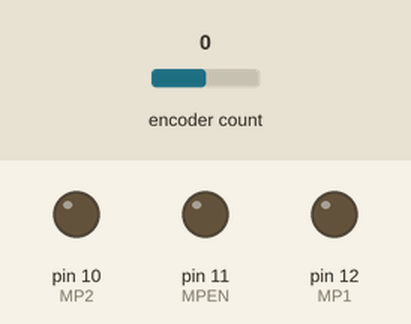
Recording of a sketch running on a simulated Arduino Uno, built with avr-gcc and run on an emulated ATmega328P. Shown: output pins drawn as LEDs (lit = HIGH). Inputs (shaded band) come from the test bench; at power-on: encoder count 0. What the sketch prints to the serial monitor is not drawn.

Above: at 0.1 s.
At 5.1 s:
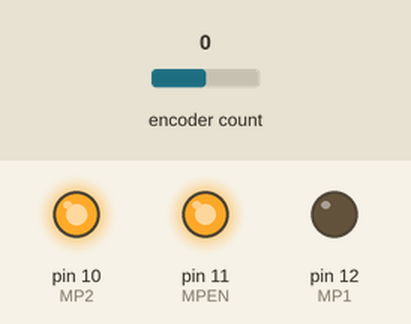
Timing chart, 0 to 6.6 s (numbered marks = the images above):
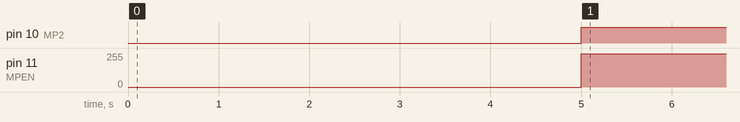

Measured:
- by itself, pin 10 (MP2): LOW → HIGH at 5.0 s
- by itself, pin 11 (MPEN): 0/255 → 248/255 at 5.0 s

The sketch:

main.ino
```cpp
#include <AccelStepper.h>
#include <NewPing.h>
#include "step.h"
#include "ObjectDetection.h"
#include <Encoder.h>
#include "motorpwm.h"
#include "PIDController.h"

Encoder encoder(2,3);
long position = -999;
// int state = 1;

// Objects
PIDController pid; // Create an instance of the PID controller class, called "pid"

// Pins
int outputPin   = 11;    // The pin the digital output PMW is connected to
int sensorPin   = A0;   // The pin the analog sensor is connected to
//int goal

void setup () {
  Serial.begin(9600);   // Some methods require the Serial.begin() method to be called first
  pinMode(outputPin, OUTPUT);
  pinMode(sensorPin, INPUT);

  pid.begin();          // initialize the PID instance
  pid.setpoint(300);    // The "goal" the PID controller tries to "reach"
  pid.tune(12, .035, 0);    // Tune the PID, arguments: kP, kI, kD
  pid.limit(0, 255);    // Limit the PID output between 0 and 255, this is important to get rid of integral windup!
}

void loop () {

  delay(5000);


  /*
  long prevTime;
  double rad, radDot;
  double degree, degreeDot;

  long currTime = millis();
  long prevTime = currTime;

  double deltaTime;
  double deltaTimeSec;
  double deltaRad = 0;
  double prevRad = 0;
   */

  while(1){

  int sensorValue = encoder.read();  // Read the value from the sensor

  /*
  currTime = millis();
  prevTime = currTime;

  deltaTime = (currTime - prevTime);
  deltaTimeSec = deltaTime/1000;

  if(deltaTime > 10){ //greater than 10 ms
    prevTime = currTime;

    sensorValue=myEnc.read();

    //-440 encoder count for one rev
    rad = (double)sensorValue/-440.0*(2.0 * 3.14159); //radians

    deltaRad = rad - prevRad;
    prevRad = rad;

    radDot = deltaRad/deltaTimeSec; //rad/s
    degree = rad*180/3.14159;
    degreeDot = radDot*180/3.14159;
    x=((double)(rad * 1.358)); //cm
    xDot=((double)(radDot * 1.358)); //cm/s
  }
   */

  Serial.print("Error: ");
  Serial.print(300-sensorValue);
  // int sensorValue = analogRead(sensorPin);  // Read the value from the sensor
  int output = pid.compute(sensorValue);    // Let the PID compute the value, returns the optimal output
  Serial.print("    output: ");
  Serial.println(output);
  runMotorUp();
  analogWrite(outputPin, output);           // Write the output to the output pin
  delay(1);
  }                             // Delay for 30 ms
}
```

ObjectDetection.cpp
```cpp
#include "ObjectDetection.h"
#include <NewPing.h>
//DEFINE SONAR VARIABLES
#define trigTop 48
#define echoTop 49
#define trigBot 52
#define echoBot 53
#define MAX_DISTANCE 400 // Maximum distance we want to measure (in centimeters).
NewPing sonarTop(trigTop, echoTop, MAX_DISTANCE); // NewPing setup of pins and maximum distance.
NewPing sonarBot(trigBot, echoBot, MAX_DISTANCE); // NewPing setup of pins and maximum distance.

int objectDetect(void){ //detect object at platforms; returns 0 if no object, 1 if top, 2 if bottom
  int objectPosition = 0; //stores position of object; value to be returned

  int distanceTop = sonarTop.ping_cm(); //Send ping for top, get distance in cm and print result (0 = outside set distance range)
  //Serial.print("Top distance: ");
  //Serial.print(distanceTop);
  //Serial.println("cm");

  int distanceBot = sonarBot.ping_cm(); //Send ping for bot, get distance in cm and print result (0 = outside set distance range)
  //Serial.print("Bottom distance: ");
  //Serial.print(distanceBot);
  //Serial.println("cm");

  if(distanceTop <= 5) objectPosition = 1; //top sensor triggered
  else if(distanceBot <= 5) objectPosition = 2; //bottom sensor triggered
  else objectPosition = 0; //neither sensor triggered, no object present

  return objectPosition;
}
```

ObjectDetection.h
```cpp
#ifndef ObjectDetection_h
#define ObjectDetection_h

#include <Arduino.h>
#include <NewPing.h>

int objectDetect(void);

#endif
```

PIDController.cpp
```cpp
#include "PIDController.h"

PIDController::PIDController () {
  // Variables - double
  double output;
  double lastErr;
  double errSum;

  // Variables - long
  unsigned long lastTime;

  // Variables - bool
  bool doConstrain;
  bool init;

  // Variables - double - tuining
  double Kp;
  double Ki;
  double Kd;
  double divisor;
  double minOut;
  double maxOut;
  double setPoint;
}

void PIDController::begin () {
  Kp = 1;
  Ki = 1;
  Kd = 1;
  divisor = 14.5;
  doLimit = false;
  init = true;
}

void PIDController::setpoint (double newSetpoint) {
  setPoint = newSetpoint;
}

void PIDController::tune (double _Kp, double _Ki, double _Kd) {
  if (_Kp < 0 || _Ki < 0 || _Kd < 0) return;
  Kp = _Kp;
  Ki = _Ki;
  Kd = _Kd;
}

void PIDController::limit(double min, double max) {
  minOut = min;
  maxOut = max;
  doLimit = true;
}

void PIDController::printGraph (double sensorInput, String verbose) {
  Serial.print(sensorInput);
  if (verbose == VERBOSE) {
    Serial.print(",");
    Serial.print(output);
  }
  Serial.print(",");
  Serial.println(setPoint);
}


void PIDController::minimize (double newMinimize) {
  divisor = newMinimize;
}

// Getters
double PIDController::getOutput () {
  return output;
}


double PIDController::compute (double sensor, String graph, String verbose) {
  // Return false if it could not execute;
  // This is the actual PID algorithm executed every loop();

  // Failsafe, return if the begin() method hasn't been called
  if (!init) return 0;

  // Calculate time difference since last time executed
  unsigned long now = millis();
  double timeChange = (double)(now - lastTime);

  // Calculate error (P, I and D)
  double error = setPoint - sensor;
  errSum += error * timeChange;
  if (doLimit) {
    errSum = constrain(errSum, minOut * 1.1, maxOut * 1.1);
  }
  double dErr = (error - lastErr) / timeChange;

  // Calculate the new output by adding all three elements together
  double newOutput = (Kp * error + Ki * errSum + Kd * dErr) / divisor;

  // If limit is specifyed, limit the output
  if (doLimit) {
    output = constrain(newOutput, minOut, maxOut);
  } else {
    output = newOutput;
  }

  // Update lastErr and lastTime to current values for use in next execution
  lastErr = error;
  lastTime = now;

  // Draw the garph if GRAPH mode
  if (graph == GRAPH) {
    printGraph(sensor, verbose);
  }

  // Return the current output
  return output;
}
```

PIDController.h
```cpp
#ifndef PIDController_h
#define PIDController_h

#if (ARDUINO >= 100)
  #include "Arduino.h"
#else
  #include "WProgram.h"
#endif

#define GRAPH     "graph"
#define NOGRAPH   "nograph"
#define VERBOSE   "verbose"
#define NOVERBOSE "noverbose"

class PIDController {
  public:
    // Constructor
    PIDController();

    // Methods - double
    double compute(double input, String graph = NOGRAPH, String verbose = NOVERBOSE);

    // Methods - void
    void begin();
    void tune(double _Kp, double _Ki, double _Kd);
    void limit(double min, double max);
    void setpoint(double newSetpoint);
    void minimize(double newMinimize);

    // Methods - double, getters
    double getOutput();
  private:
    // Methods
    void printGraph(double sensorInput, String verbose);

    // Variables - long
    unsigned long lastTime;

    // Variables - double
    double output;
    double lastErr;
    double timeChanged;

    // Variables - double, error variables
    double error;
    double errSum;
    double dErr;

    // Variables - bool
    bool doLimit;
    bool init;

    // Variables - double - tuining
    double Kp;
    double Ki;
    double Kd;
    double divisor;
    double minOut;
    double maxOut;
    double setPoint;
};
#endif
```

motorpwm.cpp
```cpp
#include "motorpwm.h"           // local library hence the "quotes"


//DEFINE VARIABLES CALLED INTO FUNCTIONS, PROTOTYPES, AND CLASSES////////////////////////////////////////////////////
#define MP1 12
#define MP2 10
#define MPEN 11

int pwm = 255;
// pinMode(MP1, OUTPUT); //Declaring the pin modes, obviously they're outputs
// pinMode(MP2, OUTPUT);
// pinMode(MPEN, OUTPUT);

//DEFINE YOUR CLASSES


//PUT YOUR FUNCTION DEFINITIONS HERE/////////////////////////////////////////////////////////////////////////////////
void runMotorUp(){

  pinMode(MP1, OUTPUT); //Declaring the pin modes, obviously they're outputs
  pinMode(MP2, OUTPUT);
  pinMode(MPEN, OUTPUT);
  digitalWrite(MP1, LOW);
  digitalWrite(MP2, HIGH);
  //analogWrite(MPEN,pwm);
}

void TurnOFFA(){
  pinMode(MP1, OUTPUT); //Declaring the pin modes, obviously they're outputs
  pinMode(MP2, OUTPUT);
  pinMode(MPEN, OUTPUT);
  digitalWrite(MP1, LOW);
  digitalWrite(MP2, LOW);
  analogWrite(MPEN,0);
}
```

motorpwm.h
```cpp
#ifndef motorpwm_h
#define motorpwm_h

// any libraries your library relies on to work
#include <Arduino.h>

//function prototypes go here
void runMotorUp();
void TurnOFFA();

#endif
```

step.cpp
```cpp
#include "step.h"           // local library hence the "quotes"
#include <AccelStepper.h>   // not local so use arrows


//DEFINE VARIABLES CALLED INTO FUNCTIONS, PROTOTYPES, AND CLASSES////////////////////////////////////////////////////
// Motor pin definitions:
#define Bot_motorPin1  28     // IN1 on the ULN2003 driver
#define Bot_motorPin2  29     // IN2 on the ULN2003 driver
#define Bot_motorPin3  30     // IN3 on the ULN2003 driver
#define Bot_motorPin4  31     // IN4 on the ULN2003 driver
#define Top_motorPin1  22     // IN1 on the ULN2003 driver
#define Top_motorPin2  23     // IN2 on the ULN2003 driver
#define Top_motorPin3  24     // IN3 on the ULN2003 driver
#define Top_motorPin4  25     // IN4 on the ULN2003 driver
#define MotorInterfaceType 8
#define Swing 1200

//DEFINE YOUR CLASSES
AccelStepper Bottom = AccelStepper(MotorInterfaceType, Bot_motorPin1, Bot_motorPin3, Bot_motorPin2, Bot_motorPin4);
AccelStepper Top = AccelStepper(MotorInterfaceType, Top_motorPin1, Top_motorPin3, Top_motorPin2, Top_motorPin4);

//PUT YOUR FUNCTION DEFINITIONS HERE/////////////////////////////////////////////////////////////////////////////////
void actuateBottom(){
  // Bottom Motor first. Set position to 0.  Run forward to complete swing. Run backward to 0.
  Bottom.setMaxSpeed(1000);
  Bottom.setCurrentPosition(0);
    while (Bottom.currentPosition() != Swing) {
    Bottom.setSpeed(999);
    Bottom.runSpeed();
  }
  while (Bottom.currentPosition() != 0) {
    Bottom.setSpeed(-999);
    Bottom.runSpeed();
  }
}

void actuateTop(){
    Top.setMaxSpeed(1000);
    Top.setCurrentPosition(0);
    while (Top.currentPosition() != Swing) {
    Top.setSpeed(999);
    Top.runSpeed();
  }
  while (Top.currentPosition() != 0) {
    Top.setSpeed(-999);
    Top.runSpeed();
  }
}
```

step.h
```cpp
#ifndef step_h
#define step_h

// any libraries your library relies on to work
#include <Arduino.h>
#include <AccelStepper.h>

//function prototypes go here
void actuateBottom();
void actuateTop();

#endif
```
